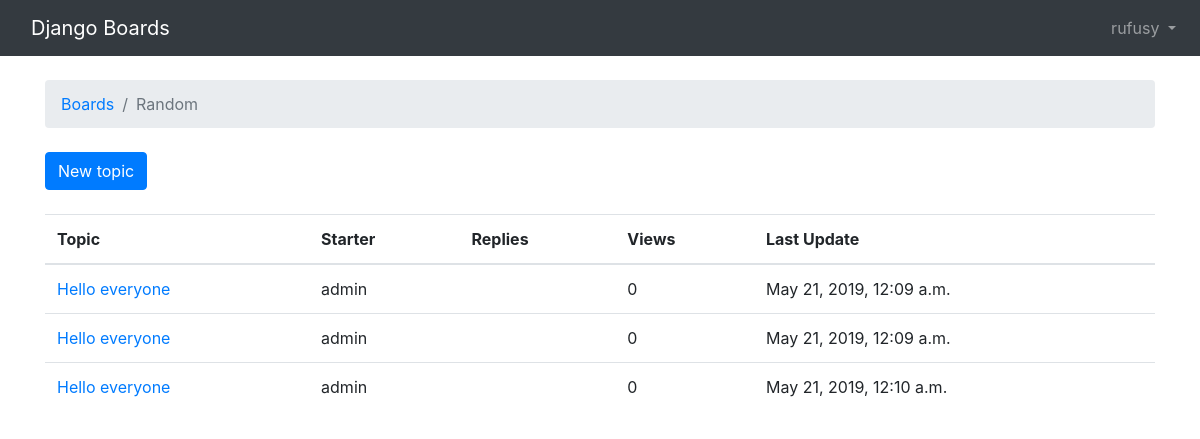
Page /boards/3/ (signed in) on the committed database.
### boards/models.py (models this page shows, shortened)
class Board(models.Model):
    name = models.CharField(max_length=30, unique=True)
    description = models.CharField(max_length=100)

class Topic(models.Model):
    subject = models.CharField(max_length=255)
    last_updated = models.DateTimeField(auto_now_add=True)
    board = models.ForeignKey(Board, related_name='topics', on_delete=models.CASCADE)
    starter = models.ForeignKey(User, related_name='topics', on_delete=models.CASCADE)
    views = models.PositiveIntegerField(default=0)

### boards/views.py (the view)
# urls.py: path('boards/<int:pk>/', views.board_topics, name='board_topics'),
def board_topics(request, pk):
	try:
		board = Board.objects.get(pk=pk)
	except Board.DoesNotExist:
		raise Http404
	return render(request, 'topics.html', {'board':board})

### templates/topics.html (shortened to what this page needs)
{% extends 'base.html' %}
{% block breadcrumb %}
  <li class="breadcrumb-item"><a href="{% url 'home' %}">Boards</a></li>
  <li class="breadcrumb-item active">{{ board.name }}</li>
{% endblock %}
{% block content %}
  <div class="mb-4">
    <a href="{% url 'new_topic' board.pk %}" class="btn btn-primary">New topic</a>
  </div>
    <table class="table">
    <thead class="thead-inverse">
      <tr>
        <th>Topic</th>
        <th>Starter</th>
        <th>Replies</th>
        <th>Views</th>
        <th>Last Update</th>
      </tr>
    </thead>
    <tbody>
      {% for topic in board.topics.all %}
        <tr>
          <td><a href="{% url 'topic_posts' board.pk topic.pk %}">{{ topic.subject }}</a></td>
          <td>{{ topic.starter.username }}</td>
          <td>{{ topic.replies }}</td>
          <td>{{ topic.views }}</td>
          <td>{{ topic.last_updated }}</td>
        </tr>
      {% endfor %}
    </tbody>
  </table>
{% endblock %}

### templates/base.html (shortened to what this page needs)
{% load static %}<!DOCTYPE html>
<html>
  <head>
    <link rel="stylesheet" href="https://stackpath.bootstrapcdn.com/bootstrap/4.3.1/css/bootstrap.min.css">
  </head>
  <body>
    {% block body %}
    <nav class="navbar navbar-expand-lg navbar-dark bg-dark">
      <div class="container">
        <a class="navbar-brand" href="{% url 'home' %}">Django Boards</a>
      </div>
      <div class="collapse navbar-collapse" id="mainMenu">
      {% if user.is_authenticated %}
      <ul class="navbar-nav ml-auto">
        <li class="nav-item dropdown">
          <a class="nav-link dropdown-toggle" href="#" id="userMenu" data-toggle="dropdown" aria-haspopup="true" aria-expanded="false">
            {{ user.username }}
          </a>
        </li>
      </ul>
      {% endif %}
    </div>
    </nav>
    <div class="container">
      <ol class="breadcrumb my-4">
        {% block breadcrumb %}
        {% endblock %}
      </ol>
      {% block content %}
      {% endblock %}
    </div>
    {% endblock body %}
  </body>
</html>

### rows in the picture
Board: name "Random"
Topic: subject "Hello everyone", starter.username "admin", views "0", last_updated "May 21, 2019, 12:09 a.m."
Topic: subject "Hello everyone", starter.username "admin", views "0", last_updated "May 21, 2019, 12:09 a.m."
Topic: subject "Hello everyone", starter.username "admin", views "0", last_updated "May 21, 2019, 12:10 a.m."

### other values in the picture
{{ user.username }} "rufusy"
